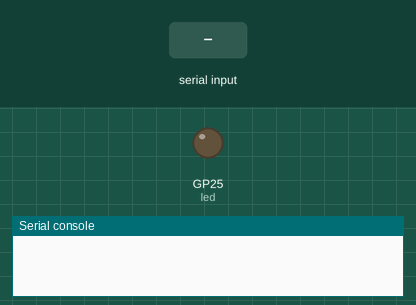
A program run on a simulated Raspberry Pi Pico running MicroPython. Shown: output pins drawn as LEDs (lit = HIGH), the last lines printed to the serial console. The inputs (shaded band) are chosen by the test bench.

Above: at 1.2 s.
1.3 s: "ON" typed at the serial console, then Enter
At 1.8 s:
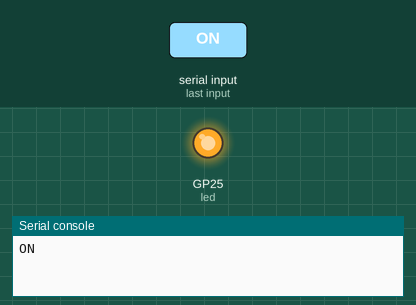
2.8 s: "OFF" typed at the serial console, then Enter
At 3.3 s:
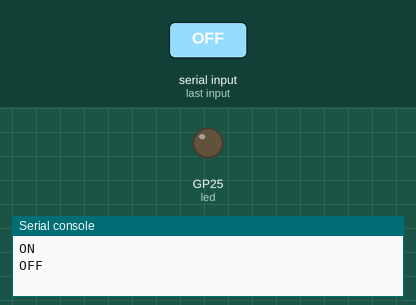
Timing chart, 0 to 5.8 s (numbered marks = the images above; inputs shaded):
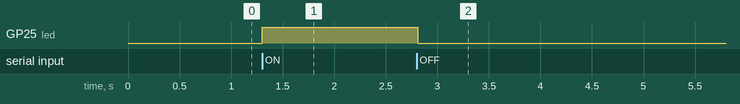

The program:

main.py
```python
from machine import Pin
import sys
import uselect
import time

led = Pin("LED", Pin.OUT)

# Poll for serial input without blocking
poll = uselect.poll()
poll.register(sys.stdin, uselect.POLLIN)

while True:
    if poll.poll(10):
        command = sys.stdin.readline().strip()

        if command == "ON":
            led.value(1)

        elif command == "OFF":
            led.value(0)

    time.sleep_ms(10)
```

Measured:
- after the input at 1.3 s, GP25 (led): LOW → HIGH at once
- after the input at 2.8 s, GP25 (led): HIGH → LOW at once
